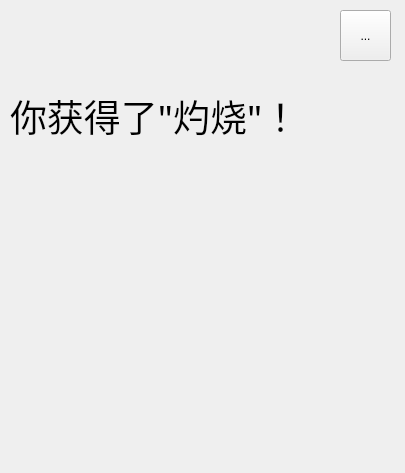
<?xml version="1.0" encoding="UTF-8"?>
<ui version="4.0">
 <class>getmagic</class>
 <widget class="QDialog" name="getmagic">
  <property name="geometry">
   <rect>
    <x>0</x>
    <y>0</y>
    <width>405</width>
    <height>473</height>
   </rect>
  </property>
  <property name="windowTitle">
   <string>Dialog</string>
  </property>
  <widget class="QLabel" name="label">
   <property name="geometry">
    <rect>
     <x>10</x>
     <y>50</y>
     <width>381</width>
     <height>131</height>
    </rect>
   </property>
   <property name="font">
    <font>
     <family>楷体</family>
     <pointsize>28</pointsize>
    </font>
   </property>
   <property name="text">
    <string>你获得了&quot;灼烧&quot;！</string>
   </property>
  </widget>
  <widget class="QWidget" name="magicbook" native="true">
   <property name="geometry">
    <rect>
     <x>100</x>
     <y>180</y>
     <width>200</width>
     <height>221</height>
    </rect>
   </property>
  </widget>
  <widget class="QToolButton" name="toolButton">
   <property name="geometry">
    <rect>
     <x>340</x>
     <y>10</y>
     <width>51</width>
     <height>51</height>
    </rect>
   </property>
   <property name="text">
    <string>...</string>
   </property>
   <property name="icon">
    <iconset resource="img.qrc">
     <normaloff>:/icon/img/icon/quit.png</normaloff>:/icon/img/icon/quit.png</iconset>
   </property>
   <property name="iconSize">
    <size>
     <width>60</width>
     <height>49</height>
    </size>
   </property>
  </widget>
 </widget>
 <resources>
  <include location="img.qrc"/>
 </resources>
 <connections/>
</ui>
